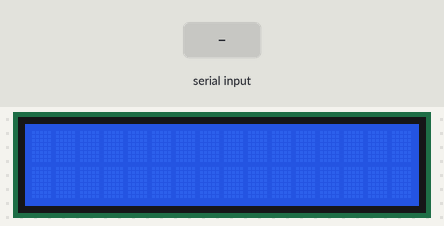
Bench run of a sketch on a simulated Arduino Uno, built with avr-gcc and run on an emulated ATmega328P. Parts: 16×2 character LCD. The inputs (shaded band) are chosen by the test bench.

Above: at 1.2 s.
1.3 s: "1\n" received over Serial
At 2.1 s:
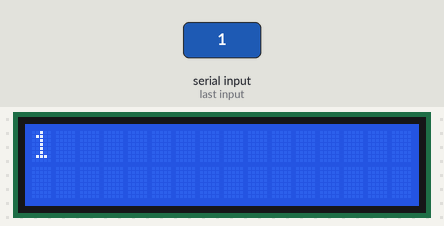
2.8 s: "0\n" received over Serial
At 3.2 s:
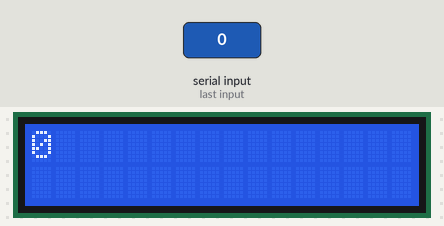
4.3 s: "2\n" received over Serial
At 5.5 s:
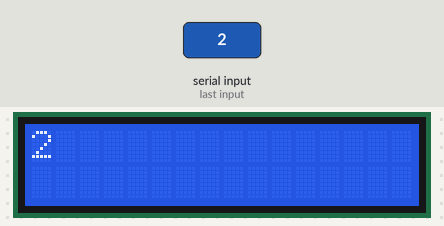
Timing chart, 0 to 7.3 s (numbered marks = the images above; inputs shaded):
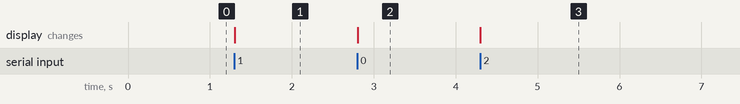

The sketch:

serial-to-lcd.ino
```cpp
#include <Wire.h>
#include <LiquidCrystal_I2C.h>

// Set the LCD I2C address (usually 0x27 or 0x3F)
LiquidCrystal_I2C g_lcd(39, 16, 2);  // (address, columns, rows)

void setup()
{
  g_lcd.init();
  g_lcd.backlight();
  g_lcd.clear();

  Wire.begin();
  Wire.setClock(400000); // Set I2C clock to 400 kHz

  Serial.begin(115200);
}

void loop()
{
  if (Serial.available()) {
    String cmd = Serial.readStringUntil('\n');
    cmd.trim();

    g_lcd.setCursor(0, 0);
    g_lcd.print(cmd);
  }
}
```

Measured:
- after the input at 1.3 s, the display: changes at once (image 1)
- after the input at 2.8 s, the display: changes at once (image 2)
- after the input at 4.3 s, the display: changes at once (image 3)
